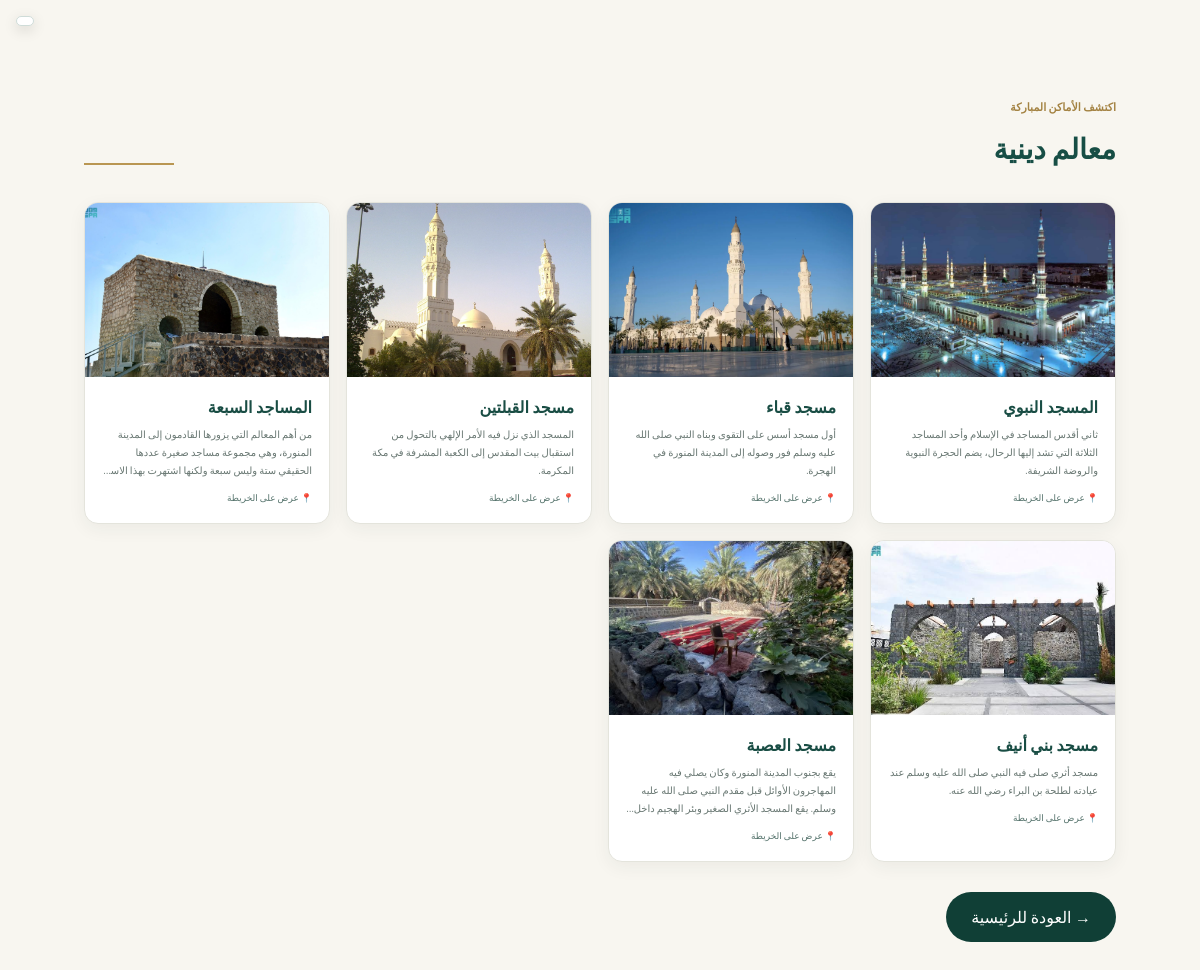
/places/religious.php, run on the app's committed database.
### tables this page shows
CREATE TABLE `madinah_landmarks` (
  `ID` int(11) NOT NULL AUTO_INCREMENT,
  `NAME` varchar(255) NOT NULL,
  `CATEGORY` varchar(50) DEFAULT NULL,
  `DESCRIPTION` text DEFAULT NULL,
  `MAPS_URL` text DEFAULT NULL,
  `IMAGE_URL` varchar(255) DEFAULT NULL,
  `LATITUDE` decimal(10,7) DEFAULT NULL,
  `LONGITUDE` decimal(10,7) DEFAULT NULL,
  `OPEN_TIME` time DEFAULT NULL,
  `CLOSE_TIME` time DEFAULT NULL,
  `VISIT_DURATION` int(11) DEFAULT NULL,
  `RATING` decimal(2,1) DEFAULT NULL,
  `CREATED_AT` timestamp NOT NULL DEFAULT current_timestamp(),
  PRIMARY KEY (`ID`),
  KEY `idx_category` (`CATEGORY`)
);

### lang.php (called while the page is built, shortened)
<?php
$LANGS = [
    "ar" => ["name" => "العربية",          "dir" => "rtl"],
    "en" => ["name" => "English",          "dir" => "ltr"],
    "id" => ["name" => "Bahasa Indonesia", "dir" => "ltr"],
    "ur" => ["name" => "اردو",             "dir" => "rtl"],
];
$LANG = $_SESSION["lang"] ?? ($_COOKIE["lang"] ?? "ar");
$LANG_DIR   = $LANGS[$LANG]["dir"];
$LANG_ARROW = ($LANG_DIR === "rtl") ? "←" : "→";
$__LANG_AR  = require __DIR__ . "/lang/ar.php";
$__LANG_CUR = ($LANG === "ar") ? $__LANG_AR : require __DIR__ . "/lang/" . $LANG . ".php";
function t(string $key, ...$args): string
{
    global $__LANG_CUR, $__LANG_AR;
    $text = $__LANG_CUR[$key] ?? $__LANG_AR[$key] ?? $key;
    return $args ? vsprintf($text, $args) : $text;
}

### helpers.php (called while the page is built, shortened)
<?php
function resolve_image(?string $raw, string $root): string
{
    $raw = trim((string)$raw);
    $raw = str_replace("\\", "/", $raw);
    $raw = preg_replace('#^\.?/*#', '', $raw);
    if (is_file($root . "/" . $raw)) {
        return $raw;
    }
    $best = "";
    $bestScore = 0;
    return ($bestScore >= 80) ? "images/" . $best : "";
}
function image_url(string $relativePath, string $prefix = ""): string
{
    return $prefix . implode("/", array_map("rawurlencode", explode("/", $relativePath)));
}

### places/religious.php (the view, shortened to what this page needs)
<?php
include "../database/db.php";
require_once "../lang.php";
require_once "../helpers.php";
$sql = "SELECT * FROM madinah_landmarks
        WHERE REPLACE(TRIM(CATEGORY), ' ', '') = 'معالمدينية'
        ORDER BY ID";
$result = mysqli_query($conn, $sql);
$root = dirname(__DIR__);
?>
<!DOCTYPE html>
<html lang="<?= $LANG ?>" dir="<?= $LANG_DIR ?>">
<head>
    <link rel="stylesheet" href="../style.css">
</head>
<body>
<section class="section">
    <div class="section-heading">
        <div>
            <span><?= htmlspecialchars(t('mu_kicker')) ?></span>
            <h2><?= htmlspecialchars(t('cat_religious')) ?></h2>
        </div>
        <div class="line"></div>
    </div>
    <div class="places-grid">
        <?php
        while ($result && ($place = mysqli_fetch_assoc($result))):
            $img = image_url(resolve_image($place["IMAGE_URL"], $root), "../");
            $hasMap = preg_match('#^https?://#i', (string)$place["MAPS_URL"]) && strlen($place["MAPS_URL"]) > 12;
        ?>
            <a href="details.php?ID=<?= (int)$place["ID"] ?>" class="place-card">
                <?php if ($img !== ""): ?>
                    <div class="place-image"
                         style="background-image: url('<?= htmlspecialchars($img, ENT_QUOTES) ?>');"></div>
                <?php else: ?>
                    <div class="place-image place-image-empty"><span>🕌</span></div>
                <?php endif; ?>
                <div class="place-content">
                    <h3><?= htmlspecialchars(trim($place["NAME"])) ?></h3>
                    <p><?= htmlspecialchars($place["DESCRIPTION"]) ?></p>
                    <?php if ($hasMap): ?>
                        <small>📍 <?= htmlspecialchars(t('mu_view_map')) ?></small>
                    <?php endif; ?>
                </div>
            </a>
        <?php endwhile; ?>
    </div>
    <a href="../home.php"
       class="back-button"
       style="display:inline-block; margin-top:30px; background:#103f36; color:white; padding:10px 25px; border-radius:25px; text-decoration:none;">
        <?= $LANG_ARROW === "←" ? "→" : "←" ?> <?= htmlspecialchars(t('back_home')) ?>
    </a>
</section>
<?php include __DIR__ . "/../translate_widget.php"; ?>
</body>
</html>

### style.css (style rules this page uses)
* { margin: 0; padding: 0; box-sizing: border-box; }
:root { --green: #103f36; --green-light: #176555; --gold: #b99652; --cream: #f8f6f0; --text: #183c35; --gray: #687773; }
html { scroll-behavior: smooth; }
body { font-family: "Cairo", sans-serif; background: var(--cream); color: var(--text); direction: rtl; }
a { text-decoration: none; color: inherit; }
.section { width: 86%; max-width: 1180px; margin: auto; padding: 78px 0 50px; }
.section-heading { display: flex; align-items: end; justify-content: space-between; margin-bottom: 27px; }
.section-heading span { color: #a48343; font-size: 11px; font-weight: 700; }
.section-heading h2 { color: #174e45; font-size: 28px; margin-top: 3px; }
.line { width: 90px; height: 2px; background: #b99652; margin-bottom: 10px; }
.places-grid { display: grid; grid-template-columns: repeat(4, 1fr); gap: 16px; }
.place-card { background: white; border-radius: 14px; overflow: hidden; border: 1px solid #e4e4dc; box-shadow: 0 5px 18px rgba(30,55,48,.06); }
.place-image { height: 174px; background-size: cover; background-position: center; display: flex; align-items: center; justify-content: center; }
.place-content { padding: 15px 17px 17px; }
.place-content h3 { color: #194d44; font-size: 16px; margin-bottom: 4px; }
.place-content p { color: #687772; font-size: 10px; line-height: 1.8; min-height: 36px; }
.place-content small { color: #55736c; font-size: 9px; display: block; margin-top: 9px; }

### places/religious.php (style rules this page uses)
.place-card { display: block; text-decoration: none; color: inherit; }
.place-content p { display: -webkit-box; -webkit-line-clamp: 3; -webkit-box-orient: vertical; overflow: hidden; }

### translate_widget.php (style rules this page uses)
body { top:0!important }

### data on the page
madinah_landmarks: IMAGE_URL (picture), NAME "المسجد النبوي", DESCRIPTION "ثاني أقدس المساجد في الإسلام وأحد المساجد الثلاثة التي تشد إليها الرحال، يضم الحجرة النبوية والروضة الشريفة."
madinah_landmarks: IMAGE_URL (picture), NAME "مسجد قباء", DESCRIPTION "أول مسجد أسس على التقوى وبناه النبي صلى الله عليه وسلم فور وصوله إلى المدينة المنورة في الهجرة."
madinah_landmarks: IMAGE_URL (picture), NAME "مسجد القبلتين", DESCRIPTION "المسجد الذي نزل فيه الأمر الإلهي بالتحول من استقبال بيت المقدس إلى الكعبة المشرفة في مكة المكرمة."
madinah_landmarks: IMAGE_URL (picture), NAME "المساجد السبعة", DESCRIPTION "من أهم المعالم التي يزورها القادمون إلى المدينة المنورة، وهي مجموعة مساجد صغيرة عددها الحقيقي ستة وليس سبعة ولكنها اشتهرت بهذا…"
madinah_landmarks: IMAGE_URL (picture), NAME "مسجد بني أنيف", DESCRIPTION "مسجد أثري صلى فيه النبي صلى الله عليه وسلم عند عيادته لطلحة بن البراء رضي الله عنه."
madinah_landmarks: IMAGE_URL (picture), NAME "مسجد العصبة", DESCRIPTION "يقع بجنوب المدينة المنورة وكان يصلي فيه المهاجرون الأوائل قبل مقدم النبي صلى الله عليه وسلم. يقع المسجد الأثري الصغير وبئر الهجيم…"

### other printed values
t('mu_kicker') "اكتشف الأماكن المباركة"
t('cat_religious') "معالم دينية"
t('back_home') "العودة للرئيسية"
